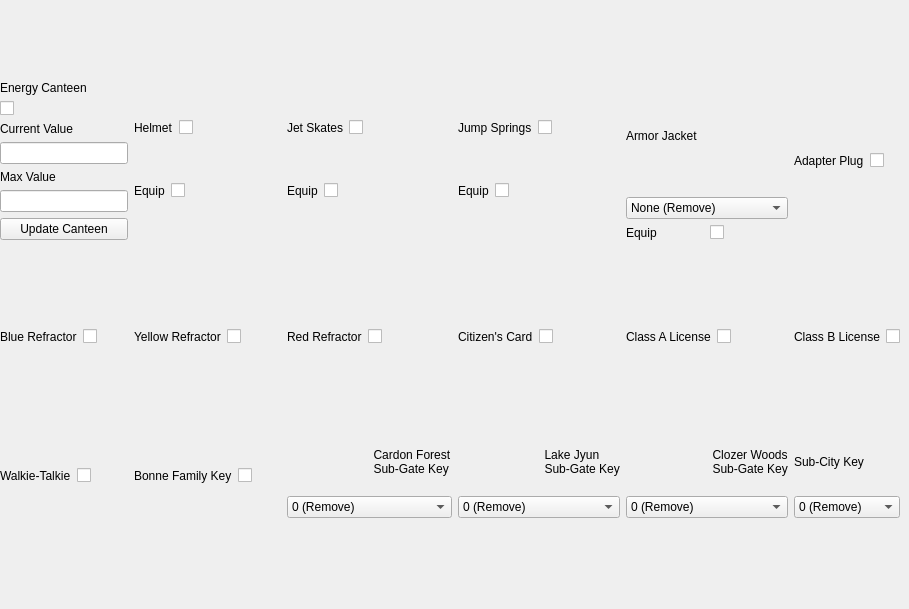
    <widget class="QWidget" name="specialItemsTab">
     <attribute name="title">
      <string>Special Items</string>
     </attribute>
     <widget class="QWidget" name="horizontalLayoutWidget">
      <property name="geometry">
       <rect>
        <x>0</x>
        <y>0</y>
        <width>900</width>
        <height>600</height>
       </rect>
      </property>
      <layout class="QGridLayout" name="gridLayout">
       <item row="0" column="0">
        <layout class="QVBoxLayout" name="specialItemEnergyCanteenLayout">
         <item>
          <widget class="QLabel" name="specialItemEnergyCanteenLabel">
           <property name="text">
            <string>Energy Canteen</string>
           </property>
          </widget>
         </item>
         <item>
          <widget class="QCheckBox" name="specialItemEnergyCanteenCheckBox"/>
         </item>
         <item>
          <widget class="QLabel" name="specialItemEnergyCanteenCurrentValueLabel">
           <property name="text">
            <string>Current Value</string>
           </property>
          </widget>
         </item>
         <item>
          <widget class="QLineEdit" name="specialItemEnergyCanteenCurrentValue"/>
         </item>
         <item>
          <widget class="QLabel" name="specialItemEnergyCanteenMaxValueLabel">
           <property name="text">
            <string>Max Value</string>
           </property>
          </widget>
         </item>
         <item>
          <widget class="QLineEdit" name="specialItemEnergyCanteenMaxValue"/>
         </item>
         <item>
          <widget class="QPushButton" name="specialItemEnergyCanteenUpdateButton">
           <property name="text">
            <string>Update Canteen</string>
           </property>
          </widget>
         </item>
        </layout>
       </item>
       <item row="1" column="0">
        <layout class="QHBoxLayout" name="specialItemBlueRefractorLayout">
         <item>
          <widget class="QLabel" name="specialItemBlueRefractorLabel">
           <property name="text">
            <string>Blue Refractor</string>
           </property>
          </widget>
         </item>
         <item>
          <widget class="QCheckBox" name="specialItemBlueRefractorCheckBox"/>
         </item>
        </layout>
       </item>
       <item row="2" column="0">
        <layout class="QHBoxLayout" name="specialItemWalkieTalkieLayout">
         <item>
          <widget class="QLabel" name="specialItemWalkieTalkieLabel">
           <property name="text">
            <string>Walkie-Talkie</string>
           </property>
          </widget>
         </item>
         <item>
          <widget class="QCheckBox" name="specialItemWalkieTalkieCheckBox"/>
         </item>
        </layout>
       </item>
       <item row="0" column="1">
        <layout class="QVBoxLayout" name="specialItemHelmetLayout">
         <item>
          <layout class="QHBoxLayout" name="specialItemHelmetLayout1">
           <item>
            <widget class="QLabel" name="specialItemHelmetLabel">
             <property name="text">
              <string>Helmet</string>
             </property>
            </widget>
           </item>
           <item>
            <widget class="QCheckBox" name="specialItemHelmetCheckBox"/>
           </item>
           <item>
            <spacer name="horizontalSpacer_2">
             <property name="orientation">
              <enum>Qt::Horizontal</enum>
             </property>
             <property name="sizeHint" stdset="0">
              <size>
               <width>40</width>
               <height>20</height>
              </size>
             </property>
            </spacer>
           </item>
          </layout>
         </item>
         <item>
          <layout class="QHBoxLayout" name="specialItemHelmetLayout2">
           <item>
            <widget class="QLabel" name="specialItemHelmetEquipLabel">
             <property name="text">
              <string>Equip</string>
             </property>
            </widget>
           </item>
           <item>
            <widget class="QCheckBox" name="specialItemHelmetEquipCheckBox">
             <property name="sizePolicy">
              <sizepolicy hsizetype="Fixed" vsizetype="Fixed">
               <horstretch>0</horstretch>
               <verstretch>0</verstretch>
              </sizepolicy>
             </property>
            </widget>
           </item>
           <item>
            <spacer name="horizontalSpacer">
             <property name="orientation">
              <enum>Qt::Horizontal</enum>
             </property>
             <property name="sizeHint" stdset="0">
              <size>
               <width>40</width>
               <height>20</height>
              </size>
             </property>
            </spacer>
           </item>
          </layout>
         </item>
        </layout>
       </item>
       <item row="1" column="1">
        <layout class="QHBoxLayout" name="specialItemYellowRefractorLayout">
         <item>
          <widget class="QLabel" name="specialItemYellowRefractorLabel">
           <property name="text">
            <string>Yellow Refractor</string>
           </property>
          </widget>
         </item>
         <item>
          <widget class="QCheckBox" name="specialItemYellowRefractorCheckBox"/>
         </item>
         <item>
          <spacer name="horizontalSpacer_9">
           <property name="orientation">
            <enum>Qt::Horizontal</enum>
           </property>
           <property name="sizeHint" stdset="0">
            <size>
             <width>40</width>
             <height>20</height>
            </size>
           </property>
          </spacer>
         </item>
        </layout>
       </item>
       <item row="2" column="1">
        <layout class="QHBoxLayout" name="specialItemBonneKeyLayout">
         <item>
          <widget class="QLabel" name="specialItemBonneKeyLabel">
           <property name="text">
            <string>Bonne Family Key</string>
           </property>
          </widget>
         </item>
         <item>
          <widget class="QCheckBox" name="specialItemBonneKeyCheckBox"/>
         </item>
        </layout>
       </item>
       <item row="0" column="2">
        <layout class="QVBoxLayout" name="specialItemJetSkatesLayout">
         <item>
          <layout class="QHBoxLayout" name="specialItemJetSkatesLayout1">
           <item>
            <widget class="QLabel" name="specialItemJetSkatesLabel">
             <property name="text">
              <string>Jet Skates</string>
             </property>
            </widget>
           </item>
           <item>
            <widget class="QCheckBox" name="specialItemJetSkatesCheckBox"/>
           </item>
           <item>
            <spacer name="horizontalSpacer_3">
             <property name="orientation">
              <enum>Qt::Horizontal</enum>
             </property>
             <property name="sizeHint" stdset="0">
              <size>
               <width>40</width>
               <height>20</height>
              </size>
             </property>
            </spacer>
           </item>
          </layout>
         </item>
         <item>
          <layout class="QHBoxLayout" name="specialItemJetSkatesLayout2">
           <item>
            <widget class="QLabel" name="specialItemJetSkatesEquipLabel">
             <property name="text">
              <string>Equip</string>
             </property>
            </widget>
           </item>
           <item>
            <widget class="QCheckBox" name="specialItemJetSkatesEquipCheckBox"/>
           </item>
           <item>
            <spacer name="horizontalSpacer_4">
             <property name="orientation">
              <enum>Qt::Horizontal</enum>
             </property>
             <property name="sizeHint" stdset="0">
              <size>
               <width>40</width>
               <height>20</height>
              </size>
             </property>
            </spacer>
           </item>
          </layout>
         </item>
        </layout>
       </item>
       <item row="1" column="2">
        <layout class="QHBoxLayout" name="specialItemRedRefractorLayout">
         <item>
          <widget class="QLabel" name="specialItemRedRefractorLabel">
           <property name="text">
            <string>Red Refractor</string>
           </property>
          </widget>
         </item>
         <item>
          <widget class="QCheckBox" name="specialItemRedRefractorCheckBox"/>
         </item>
         <item>
          <spacer name="horizontalSpacer_5">
           <property name="orientation">
            <enum>Qt::Horizontal</enum>
           </property>
           <property name="sizeHint" stdset="0">
            <size>
             <width>40</width>
             <height>20</height>
            </size>
           </property>
          </spacer>
         </item>
        </layout>
       </item>
       <item row="2" column="2">
        <layout class="QVBoxLayout" name="specialItemsCardonKeysLayout">
         <item>
          <widget class="QLabel" name="specialItemCardonKeysLabel">
           <property name="text">
            <string>
                          Cardon Forest
                          Sub-Gate Key
                        </string>
           </property>
          </widget>
         </item>
         <item>
          <widget class="QComboBox" name="specialItemCardonForestCount">
           <item>
            <property name="text">
             <string>0 (Remove)</string>
            </property>
           </item>
           <item>
            <property name="text">
             <string>1</string>
            </property>
           </item>
           <item>
            <property name="text">
             <string>2</string>
            </property>
           </item>
           <item>
            <property name="text">
             <string>3</string>
            </property>
           </item>
          </widget>
         </item>
        </layout>
       </item>
       <item row="0" column="3">
        <layout class="QVBoxLayout" name="specialItemJumpSpringsLayout">
         <item>
          <layout class="QHBoxLayout" name="specialItemJumpSpringsLayout1">
           <item>
            <widget class="QLabel" name="specialItemJumpSpringsLabel">
             <property name="text">
              <string>Jump Springs</string>
             </property>
            </widget>
           </item>
           <item>
            <widget class="QCheckBox" name="specialItemJumpSpringsCheckBox"/>
           </item>
           <item>
            <spacer name="horizontalSpacer_6">
             <property name="orientation">
              <enum>Qt::Horizontal</enum>
             </property>
             <property name="sizeHint" stdset="0">
              <size>
               <width>40</width>
               <height>20</height>
              </size>
             </property>
            </spacer>
           </item>
          </layout>
         </item>
         <item>
          <layout class="QHBoxLayout" name="specialItemJumpSpringsLayout2">
           <item>
            <widget class="QLabel" name="specialItemJumpSpringsEquipLabel">
             <property name="text">
              <string>Equip</string>
             </property>
            </widget>
           </item>
           <item>
            <widget class="QCheckBox" name="specialItemJumpSpringsEquipCheckBox"/>
           </item>
           <item>
            <spacer name="horizontalSpacer_7">
             <property name="orientation">
              <enum>Qt::Horizontal</enum>
             </property>
             <property name="sizeHint" stdset="0">
              <size>
               <width>40</width>
               <height>20</height>
              </size>
             </property>
            </spacer>
           </item>
          </layout>
         </item>
        </layout>
       </item>
       <item row="1" column="3">
        <layout class="QHBoxLayout" name="specialItemCitizensCardLayout">
         <item>
          <widget class="QLabel" name="specialItemCitizensCardLabel">
           <property name="text">
            <string>Citizen's Card</string>
           </property>
          </widget>
         </item>
         <item>
          <widget class="QCheckBox" name="specialItemCitizensCardCheckBox"/>
         </item>
         <item>
          <spacer name="horizontalSpacer_8">
           <property name="orientation">
            <enum>Qt::Horizontal</enum>
           </property>
           <property name="sizeHint" stdset="0">
            <size>
             <width>40</width>
             <height>20</height>
            </size>
           </property>
          </spacer>
         </item>
        </layout>
       </item>
       <item row="2" column="3">
        <layout class="QVBoxLayout" name="specialItemLakeKeysLayout">
         <item>
          <widget class="QLabel" name="specialItemLakeJyunKeysLabel">
           <property name="text">
            <string>
                          Lake Jyun
                          Sub-Gate Key
                        </string>
           </property>
          </widget>
         </item>
         <item>
          <widget class="QComboBox" name="specialItemLakeJyunKeysCount">
           <item>
            <property name="text">
             <string>0 (Remove)</string>
            </property>
           </item>
           <item>
            <property name="text">
             <string>1</string>
            </property>
           </item>
           <item>
            <property name="text">
             <string>2</string>
            </property>
           </item>
           <item>
            <property name="text">
             <string>3</string>
            </property>
           </item>
          </widget>
         </item>
        </layout>
       </item>
       <item row="0" column="4">
        <layout class="QVBoxLayout" name="specialItemArmorJacketLayout">
         <item>
          <layout class="QVBoxLayout" name="specialItemArmorJacketLayout1">
           <item>
            <widget class="QLabel" name="specialItemArmorJacketLabel">
             <property name="text">
              <string>Armor Jacket</string>
             </property>
            </widget>
           </item>
           <item>
            <widget class="QComboBox" name="specialItemArmorJacketCount">
             <item>
              <property name="text">
               <string>None (Remove)</string>
              </property>
             </item>
             <item>
              <property name="text">
               <string>Flak Jacket</string>
              </property>
             </item>
             <item>
              <property name="text">
               <string>Kevlar Jacket</string>
              </property>
             </item>
             <item>
              <property name="text">
               <string>Kevlar Jacket Omega</string>
              </property>
             </item>
            </widget>
           </item>
          </layout>
         </item>
         <item>
          <layout class="QHBoxLayout" name="specialItemArmorJacketLayout2">
           <item>
            <widget class="QLabel" name="specialItemArmorJacketEquipLabel">
             <property name="text">
              <string>Equip</string>
             </property>
            </widget>
           </item>
           <item>
            <widget class="QCheckBox" name="specialItemArmorJacketEquipCheckBox"/>
           </item>
          </layout>
         </item>
        </layout>
       </item>
       <item row="1" column="4">
        <layout class="QHBoxLayout" name="specialItemClassALicenseLayout">
         <item>
          <widget class="QLabel" name="specialItemClassALicenseLabel">
           <property name="text">
            <string>Class A License</string>
           </property>
          </widget>
         </item>
         <item>
          <widget class="QCheckBox" name="specialItemClassALicenseCheckBox"/>
         </item>
        </layout>
       </item>
       <item row="2" column="4">
        <layout class="QVBoxLayout" name="specialItemClozerKeysLayout">
         <item>
          <widget class="QLabel" name="specialItemClozerKeysLabel">
           <property name="text">
            <string>
                          Clozer Woods
                          Sub-Gate Key
                        </string>
           </property>
          </widget>
         </item>
         <item>
          <widget class="QComboBox" name="specialItemClozerKeysCount">
           <item>
            <property name="text">
             <string>0 (Remove)</string>
            </property>
           </item>
           <item>
            <property name="text">
             <string>1</string>
            </property>
           </item>
           <item>
            <property name="text">
             <string>2</string>
            </property>
           </item>
           <item>
            <property name="text">
             <string>3</string>
            </property>
           </item>
          </widget>
         </item>
        </layout>
       </item>
       <item row="0" column="5">
        <layout class="QHBoxLayout" name="specialItemAdapterPlugLayout">
         <item>
          <widget class="QLabel" name="specialItemAdapterPlugLabel">
           <property name="text">
            <string>Adapter Plug</string>
           </property>
          </widget>
         </item>
         <item>
          <widget class="QCheckBox" name="specialItemAdapterPlugCheckBox"/>
         </item>
        </layout>
       </item>
       <item row="1" column="5">
        <layout class="QHBoxLayout" name="specialItemClassBLicenseLayout">
         <item>
          <widget class="QLabel" name="specialItemClassBLicenseLabel">
           <property name="text">
            <string>Class B License</string>
           </property>
          </widget>
         </item>
         <item>
          <widget class="QCheckBox" name="specialItemClassBLicenseCheckBox"/>
         </item>
        </layout>
       </item>
       <item row="2" column="5">
        <layout class="QVBoxLayout" name="specialItemSubCityKeysLayout">
         <item>
          <widget class="QLabel" name="specialItemSubCityKeysLabel">
           <property name="text">
            <string>Sub-City Key</string>
           </property>
          </widget>
         </item>
         <item>
          <widget class="QComboBox" name="specialItemSubCityKeysCount">
           <item>
            <property name="text">
             <string>0 (Remove)</string>
            </property>
           </item>
           <item>
            <property name="text">
             <string>1</string>
            </property>
           </item>
           <item>
            <property name="text">
             <string>2</string>
            </property>
           </item>
           <item>
            <property name="text">
             <string>3</string>
            </property>
           </item>
          </widget>
         </item>
        </layout>
       </item>
      </layout>
     </widget>
    </widget>
